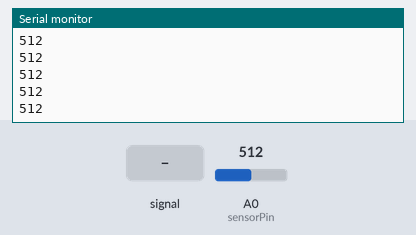
The sketch below on a simulated Arduino Uno, built with avr-gcc and run on an emulated ATmega328P. Shown: the last lines printed to the serial monitor. The inputs (shaded band) are chosen by the test bench; at power-on: A0 (sensorPin) = 512.

Above: at 1.2 s.
1.3 s: A0 (sensorPin) fed a 200 Hz sine of ±81 counts around its level
At 2.2 s:
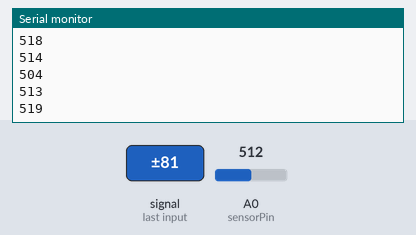
2.8 s: A0 (sensorPin) set to 716
At 3.8 s:
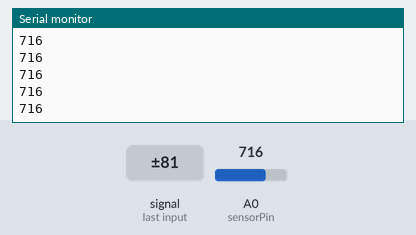
4.3 s: A0 (sensorPin) fed a 1000 Hz sine of ±255 counts around its level
At 5.3 s:
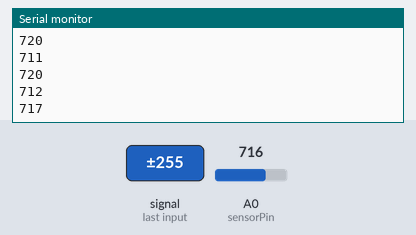
5.8 s: A0 (sensorPin) set to 900
At 6.8 s:
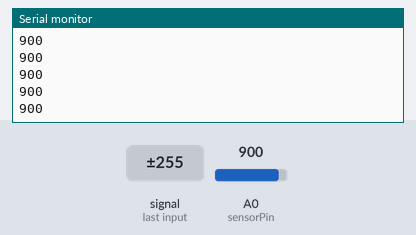
Timing chart, 0 to 8.3 s (numbered marks = the images above; inputs shaded):
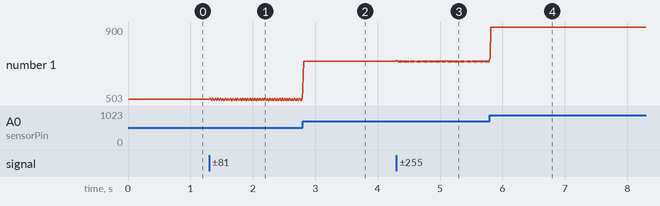

The sketch:

analog_squash.ino
```cpp
int sensorPin = A0;    // select the input pin for the potentiometer

long sum = 0;
int count = 0;

void setup() {
  Serial.begin(9600);
}

void loop() {
  int val = analogRead(sensorPin);

  sum += val;
  ++count;

  if (count == 100) {
    Serial.println(sum/count);
    sum = 0;
    count = 0;
  }
}
```

Measured:
- after the input at 1.3 s, the serial monitor: prints a new line at once (image 1)
- after the input at 2.8 s, the serial monitor: prints a new line at once (image 2)
- after the input at 4.3 s, the serial monitor: prints a new line at once (image 3)
- after the input at 5.8 s, the serial monitor: prints a new line at once (image 4)
- plotted number 1: 512 → 519 after the input at 1.3 s, 519 → 716 after the input at 2.8 s, 716 → 719 after the input at 4.3 s, 719 → 900 after the input at 5.8 s
